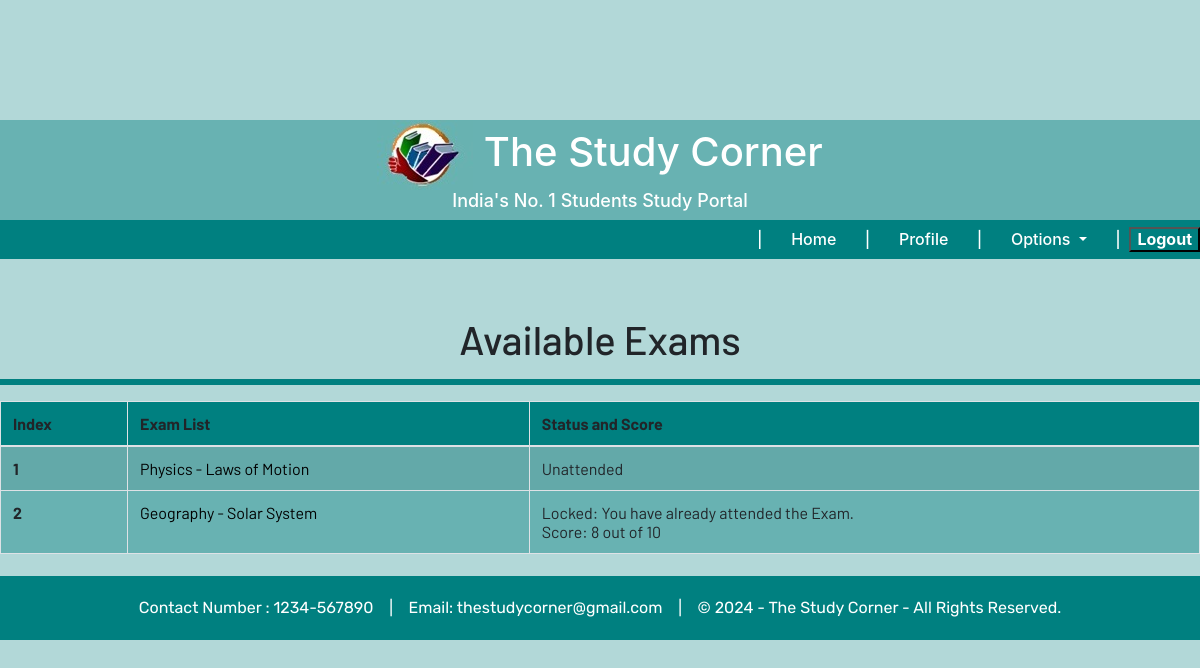
Page /user/quizzes/ (signed in) on the committed database.
### quiz/models.py (models this page shows, shortened)
class Quiz(models.Model):
    title = models.CharField(max_length=200)

class QuizAttempt(models.Model):
    quiz = models.ForeignKey(Quiz, on_delete=models.CASCADE, related_name='quizattempts')
    student = models.ForeignKey(User, on_delete=models.CASCADE)
    score = models.IntegerField(default=0)  # This should be non-nullable
    total_questions = models.IntegerField(default=0)
    date_attempted = models.DateTimeField(auto_now_add=True)
    is_attempted = models.BooleanField(default=False)
    class Meta:
        unique_together = ('quiz', 'student')

### PortalApp/views.py (the view)
# urls.py: path('quizzes/', views.student_quiz_list, name='student_quiz_list'),
@login_required
def student_quiz_list(request):
    quizzes = Quiz.objects.all()
    attempts = {attempt.quiz.id: attempt for attempt in QuizAttempt.objects.filter(student=request.user)}
    context = {
        'quizzes': quizzes,
        'attempts': attempts,
    }
    return render(request, 'student_quiz_list.html', context=context)

### quiz/templatetags/custom_filters.py (called while the page is built)
@register.filter
def get_item(dictionary, key):
    return dictionary.get(key)

### templates/student_quiz_list.html (shortened to what this page needs)
{% extends 'base.html' %}
{% load custom_filters %}
{% load static %}
{% load crispy_forms_tags %}
{% block content %}
{% if quizzes %}
    <h1 align="center">Available Exams</h1>
    <hr style="border: 3px solid #008080;">
    <table class="table table-striped table-bordered table-hover " >
        <thead  style = "background-color: #008080;">
            <tr>
                    <th scope="col">Index</th>
                    <th scope="col">Exam List</th>
                    <th scope="col">Status and Score</th>
            </tr>
        </thead>
        <tbody style = "background-color: #68b2b2;">
        {% for quiz in quizzes %}
            {% with attempt=attempts|get_item:quiz.id %}
            <tr>
                <th> {{ forloop.counter }} </th>
                 {% if attempt %}
                        {% if attempt.is_attempted %}
                            <td> <a href = "#"> {{ quiz.title }} </a> </td>
                            <td> Locked: You have already attended the Exam. <br>
                                Score: {{ attempt.score }} out of {{ attempt.total_questions }}
                            </td>
                        {% else %}
                            <td> <a href = "{% url 'answer_quiz' quiz.id %}"> {{ quiz.title }}  </a> </td>
                            <td> Unattended </td>
                        {% endif %}
                {% else %}
                        <td> <a href = "{% url 'answer_quiz' quiz.id %}"> {{ quiz.title }}  </a> </td>
                        <td> Unattended </td>
                {% endif %}
            </tr>
            {% endwith %}
        {% endfor %}
        </tbody>
    </table>
{% else %}
    <div align="center">
        <h4 >No Exams are Available!</h4>
    </div>
{% endif %}
{% endblock  %}

### static/css/main.css (style rules this page uses)
html { scroll-behavior: smooth; height: 100%; width: 100%; }
a { text-decoration: none !important; color: black; }
html, body { max-width: 100%; overflow-x: hidden; height: 100%; width: 100%; padding-top: 60px; padding-bottom: 80px; overflow-y: scroll; }
body { background-color: #b2d8d8; overflow-x: auto; background-repeat: no-repeat; }

### rows in the picture
Quiz: title "Physics - Laws of Motion"
Quiz: title "Geography - Solar System"
QuizAttempt: score "8", total_questions "10"
